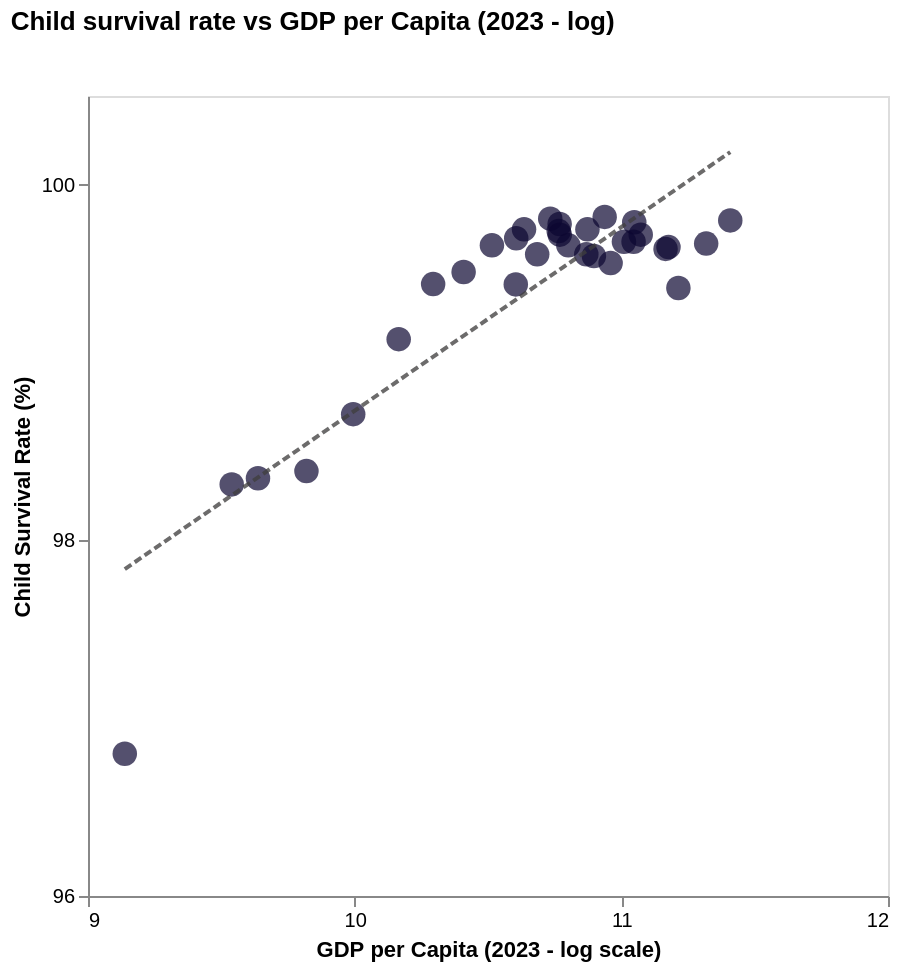

The notebook cell saved with this chart:
### Code cell
chart_gdp2 = scatter_gdp(merged_data, 'Child survival rate vs GDP per Capita (2023 - log)', 'Child Survival Rate (%)',PRESETS['health-survival']['color'], 96, 2)
chart_gdp2.save("C:\\Users\\lopez\\github\\capp30239\\static_visualization_project\\graphs\\scatter_health_child_survival_vs_gdp.svg")
chart_gdp2

### Figure 1 — Vega-Lite specification as saved in the notebook (floating-point values rounded to 4 significant figures)
{"config": {"view": {"continuousWidth": 300, "continuousHeight": 300}}, "layer": [{"mark": {"type": "circle", "color": "#0B0531", "size": 150}, "encoding": {"tooltip": [{"field": "Reference area", "type": "nominal"}, {"field": "OBS_VALUE", "type": "quantitative"}, {"field": "2023", "type": "quantitative"}], "x": {"axis": {"format": "d", "grid": false, "gridColor": "#fffdfd", "gridOpacity": 0.3, "tickMinStep": 1, "values": [9, 10, 11, 12]}, "field": "log_2023", "scale": {"domain": [9, 11.91]}, "title": "GDP per Capita (2023 - log scale)", "type": "quantitative"}, "y": {"axis": {"format": "d", "grid": false, "gridColor": "#fffdfd", "gridOpacity": 0.3, "values": [96, 98, 100]}, "field": "OBS_VALUE", "scale": {"domain": [96, 100.3]}, "title": "Child Survival Rate (%)", "type": "quantitative"}}}, {"mark": {"type": "line", "color": "#3F3E3EC3", "strokeDash": [4, 2]}, "encoding": {"x": {"field": "log_2023", "type": "quantitative"}, "y": {"field": "OBS_VALUE", "type": "quantitative"}}, "transform": [{"on": "log_2023", "regression": "OBS_VALUE"}]}], "data": {"name": "data-5ead9b7dc539569b6c47084df681c819"}, "height": 400, "title": {"text": "Child survival rate vs GDP per Capita (2023 - log)", "anchor": "start", "offset": 30}, "width": 400, "$schema": "https://vega.github.io/schema/vega-lite/v5.20.1.json", "datasets": {"data-5ead9b7dc539569b6c47084df681c819": [{"Reference area": "Australia", "OBS_VALUE": 99.68, "Type": "National Average", "Country Name": "Australia", "Country Code": "AUS", "2023": 60460.0, "log_2023": 11.01}, {"Reference area": "Austria", "OBS_VALUE": 99.72, "Type": "National Average", "Country Name": "Austria", "Country Code": "AUT", "2023": 64390.0, "log_2023": 11.07}, {"Reference area": "Bulgaria", "OBS_VALUE": 99.51, "Type": "National Average", "Country Name": "Bulgaria", "Country Code": "BGR", "2023": 33140.0, "log_2023": 10.41}, {"Reference area": "Canada", "OBS_VALUE": 99.56, "Type": "National Average", "Country Name": "Canada", "Country Code": "CAN", "2023": 57520.0, "log_2023": 10.96}, {"Reference area": "Switzerland", "OBS_VALUE": 99.67, "Type": "National Average", "Country Name": "Switzerland", "Country Code": "CHE", "2023": 82300.0, "log_2023": 11.32}, {"Reference area": "Chile", "OBS_VALUE": 99.44, "Type": "National Average", "Country Name": "Chile", "Country Code": "CHL", "2023": 29560.0, "log_2023": 10.29}, {"Reference area": "Colombia", "OBS_VALUE": 98.39, "Type": "National Average", "Country Name": "Colombia", "Country Code": "COL", "2023": 18380.0, "log_2023": 9.819}, {"Reference area": "Costa Rica", "OBS_VALUE": 99.13, "Type": "National Average", "Country Name": "Costa Rica", "Country Code": "CRI", "2023": 25980.0, "log_2023": 10.17}, {"Reference area": "Czechia", "OBS_VALUE": 99.78, "Type": "National Average", "Country Name": "Czechia", "Country Code": "CZE", "2023": 47510.0, "log_2023": 10.77}, {"Reference area": "Germany", "OBS_VALUE": 99.68, "Type": "National Average", "Country Name": "Germany", "Country Code": "DEU", "2023": 62690.0, "log_2023": 11.05}, {"Reference area": "Denmark", "OBS_VALUE": 99.65, "Type": "National Average", "Country Name": "Denmark", "Country Code": "DNK", "2023": 71450.0, "log_2023": 11.18}, {"Reference area": "Spain", "OBS_VALUE": 99.74, "Type": "National Average", "Country Name": "Spain", "Country Code": "ESP", "2023": 47340.0, "log_2023": 10.77}, {"Reference area": "Finland", "OBS_VALUE": 99.82, "Type": "National Average", "Country Name": "Finland", "Country Code": "FIN", "2023": 56250.0, "log_2023": 10.94}, {"Reference area": "France", "OBS_VALUE": 99.6, "Type": "National Average", "Country Name": "France", "Country Code": "FRA", "2023": 54020.0, "log_2023": 10.9}, {"Reference area": "United Kingdom", "OBS_VALUE": 99.61, "Type": "National Average", "Country Name": "United Kingdom", "Country Code": "GBR", "2023": 52500.0, "log_2023": 10.87}, {"Reference area": "Greece", "OBS_VALUE": 99.66, "Type": "National Average", "Country Name": "Greece", "Country Code": "GRC", "2023": 36850.0, "log_2023": 10.51}, {"Reference area": "Hungary", "OBS_VALUE": 99.7, "Type": "National Average", "Country Name": "Hungary", "Country Code": "HUN", "2023": 40370.0, "log_2023": 10.61}, {"Reference area": "Indonesia", "OBS_VALUE": 98.31, "Type": "National Average", "Country Name": "Indonesia", "Country Code": "IDN", "2023": 13890.0, "log_2023": 9.539}, {"Reference area": "India", "OBS_VALUE": 96.8, "Type": "National Average", "Country Name": "India", "Country Code": "IND", "2023": 9302.0, "log_2023": 9.138}, {"Reference area": "Israel", "OBS_VALUE": 99.72, "Type": "National Average", "Country Name": "Israel", "Country Code": "ISR", "2023": 47530.0, "log_2023": 10.77}, {"Reference area": "Italy", "OBS_VALUE": 99.75, "Type": "National Average", "Country Name": "Italy", "Country Code": "ITA", "2023": 52730.0, "log_2023": 10.87}, {"Reference area": "Japan", "OBS_VALUE": 99.81, "Type": "National Average", "Country Name": "Japan", "Country Code": "JPN", "2023": 45860.0, "log_2023": 10.73}, {"Reference area": "Korea", "OBS_VALUE": 99.72, "Type": "National Average", "Country Name": null, "Country Code": null, "2023": null, "log_2023": null}, {"Reference area": "Mexico", "OBS_VALUE": 98.71, "Type": "National Average", "Country Name": "Mexico", "Country Code": "MEX", "2023": 21910.0, "log_2023": 9.994}, {"Reference area": "Netherlands", "OBS_VALUE": 99.64, "Type": "National Average", "Country Name": "Netherlands", "Country Code": "NLD", "2023": 70670.0, "log_2023": 11.17}, {"Reference area": "Norway", "OBS_VALUE": 99.8, "Type": "National Average", "Country Name": "Norway", "Country Code": "NOR", "2023": 90090.0, "log_2023": 11.41}, {"Reference area": "New Zealand", "OBS_VALUE": 99.66, "Type": "National Average", "Country Name": "New Zealand", "Country Code": "NZL", "2023": 49080.0, "log_2023": 10.8}, {"Reference area": "Peru", "OBS_VALUE": 98.35, "Type": "National Average", "Country Name": "Peru", "Country Code": "PER", "2023": 15330.0, "log_2023": 9.637}, {"Reference area": "Poland", "OBS_VALUE": 99.61, "Type": "National Average", "Country Name": "Poland", "Country Code": "POL", "2023": 43670.0, "log_2023": 10.68}, {"Reference area": "Portugal", "OBS_VALUE": 99.75, "Type": "National Average", "Country Name": "Portugal", "Country Code": "PRT", "2023": 41570.0, "log_2023": 10.64}, {"Reference area": "Romania", "OBS_VALUE": 99.44, "Type": "National Average", "Country Name": "Romania", "Country Code": "ROU", "2023": 40300.0, "log_2023": 10.6}, {"Reference area": "Russia", "OBS_VALUE": 99.5, "Type": "National Average", "Country Name": null, "Country Code": null, "2023": null, "log_2023": null}, {"Reference area": "Sweden", "OBS_VALUE": 99.79, "Type": "National Average", "Country Name": "Sweden", "Country Code": "SWE", "2023": 62850.0, "log_2023": 11.05}, {"Reference area": "Türkiye", "OBS_VALUE": 99.0, "Type": "National Average", "Country Name": null, "Country Code": null, "2023": null, "log_2023": null}, {"Reference area": "United States", "OBS_VALUE": 99.42, "Type": "National Average", "Country Name": "United States", "Country Code": "USA", "2023": 74160.0, "log_2023": 11.21}]}}
